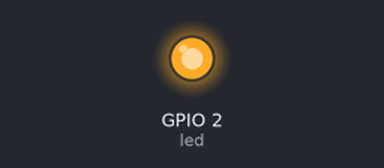
The program below on a simulated ESP32 board running MicroPython. Shown: output pins drawn as LEDs (lit = HIGH). At 0.0 s the program stops and its outputs stay as they are.

Above: at 0.1 s.
Timing chart, 0 to 1.5 s (numbered marks = the images above):
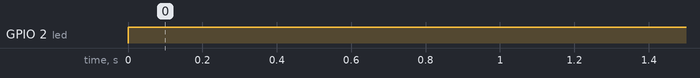

The program:

main.py
```python
'''
实验名称：点亮LED蓝灯
版本：v1.0
日期：2019.7
作者：01Studio
'''

from machine import Pin #导入Pin模块
led=Pin(2,Pin.OUT) #构建led对象，GPIO2,输出
led.value(1) #点亮LED，也可以使用led.on()
```

Measured:
- by itself, GPIO 2 (led): LOW → HIGH at 0.00 s
